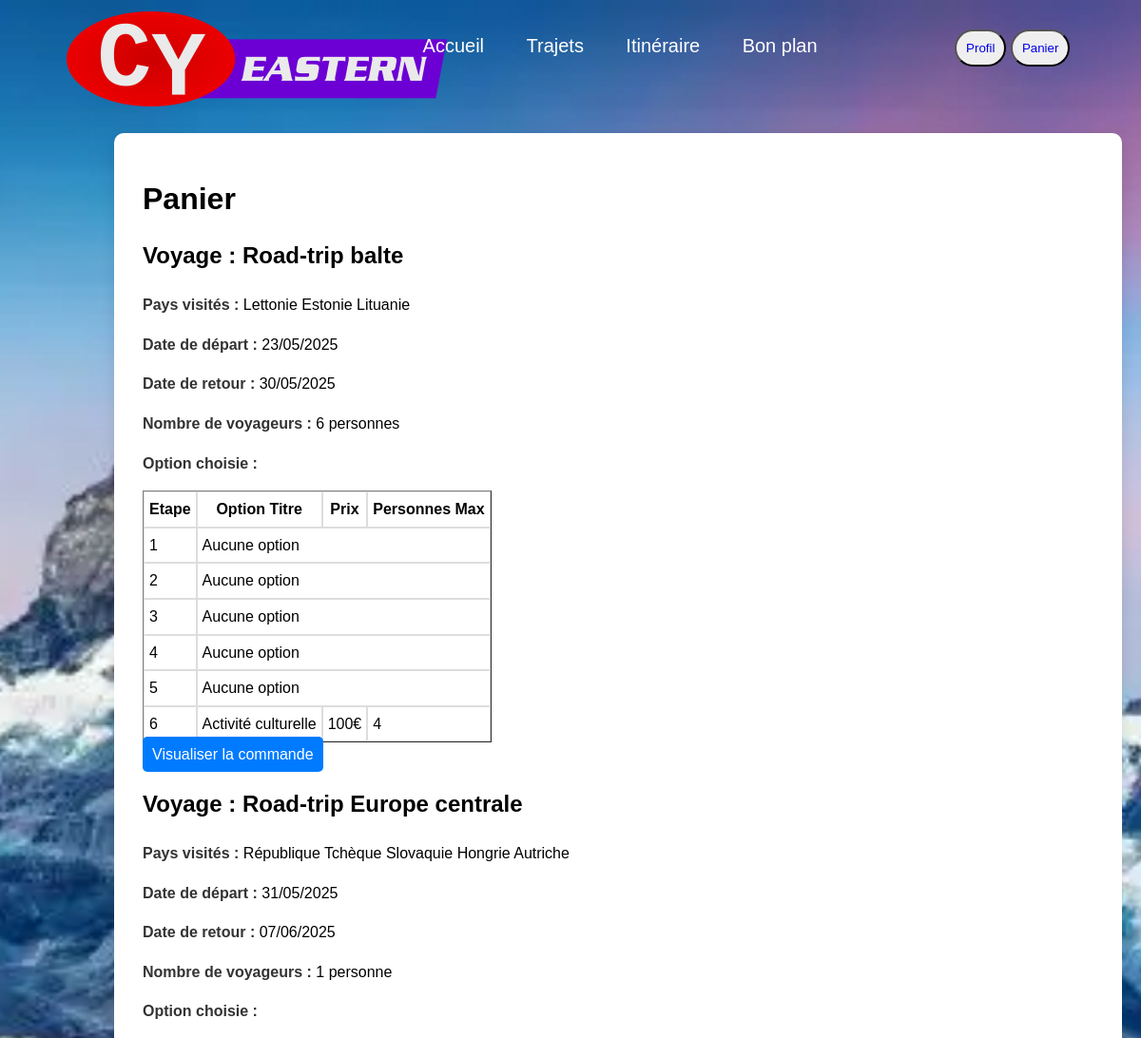
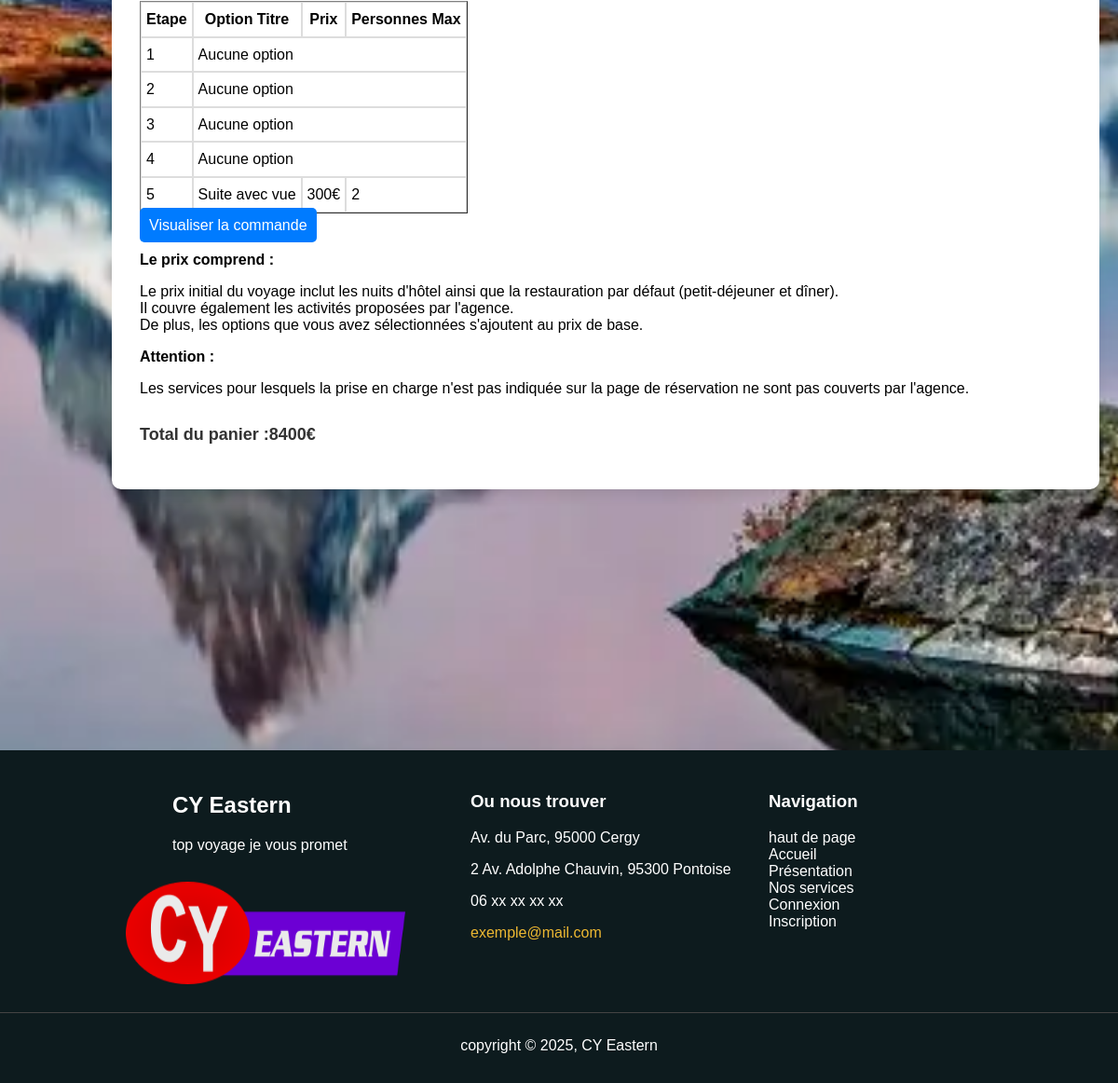
Screenshot of /panier.php (signed in) with the database file from the repository (2 pictures, top to bottom).
### tables this page shows
CREATE TABLE `panier` (
  `idCompte` int(11) NOT NULL,
  `idCommande` int(11) NOT NULL
);

CREATE TABLE `commandes` (
  `id` int(11) NOT NULL,
  `idCompte` int(11) NOT NULL,
  `idVoyage` int(11) NOT NULL,
  `nVoyageurs` int(11) NOT NULL,
  `debut` date NOT NULL,
  `total` int(11) NOT NULL,
  `paye` tinyint(1) NOT NULL,
  `creation` timestamp NOT NULL DEFAULT current_timestamp()
);

CREATE TABLE `voyage` (
  `id` int(11) NOT NULL,
  `titre` varchar(39) NOT NULL,
  `duree` tinyint(4) NOT NULL,
  `etapes` tinyint(4) NOT NULL,
  `transport` varchar(24) NOT NULL,
  `maxi` tinyint(4) NOT NULL,
  `prix` smallint(6) NOT NULL,
  `statut` tinyint(1) NOT NULL,
  `description` text NOT NULL
);

CREATE TABLE `paysVoy` (
  `idVoyage` int(11) NOT NULL,
  `idPays` int(11) NOT NULL
);

CREATE TABLE `pays` (
  `id` int(11) NOT NULL,
  `nom` varchar(50) NOT NULL
);

CREATE TABLE `commandesOpt` (
  `idCommande` int(11) NOT NULL,
  `idEtape` int(11) NOT NULL,
  `idOption` int(11) NOT NULL
);

CREATE TABLE `options` (
  `id` int(11) NOT NULL,
  `titre` varchar(100) NOT NULL,
  `prix` int(11) NOT NULL,
  `personnesMax` int(11) NOT NULL
);

### api/linkDB.php (called while the page is built, shortened)
<?php
$linkDB = mysqli_connect("mariadb","valerie","meilleursite2025","clickjourney");
$voyageQuery = "SELECT * FROM voyage ORDER BY id";
$voyageResult = mysqli_query($linkDB, $voyageQuery);
$voyage = array();
while ($row = mysqli_fetch_assoc($voyageResult)) {
    $voyage[$row['id']] = $row;
}
$paysQuery = "SELECT p.*, pa.nom FROM paysVoy p, pays pa WHERE p.idPays = pa.id";
$paysResult = mysqli_query($linkDB, $paysQuery);
$pays = array();
while ($row = mysqli_fetch_assoc($paysResult)) {
    $pays[$row['idVoyage']][$row['idPays']] = $row;
}
$panierQuery = "SELECT idCommande FROM panier WHERE idCompte='{$_SESSION['id']}'";
$panierResult = mysqli_query($linkDB, $panierQuery);
$panier = mysqli_fetch_all($panierResult, MYSQLI_ASSOC);
$optionQuery = "SELECT * FROM options";
$optionResult = mysqli_query($linkDB, $optionQuery);
$option = array();
while ($row = mysqli_fetch_assoc($optionResult)) {
    $option[$row['id']] = $row;
}
$commandes = array();
$commandesOpt = array();
if(isset($_SESSION['id'])) {
    $commandesQuery = "SELECT * FROM commandes WHERE idCompte='{$_SESSION['id']}'";
    $commandesResult = mysqli_query($linkDB, $commandesQuery);
    while ($row = mysqli_fetch_assoc($commandesResult)) {
        $commandes[$row['id']] = $row;
    }
    $commandesOptQuery = "SELECT co.* FROM commandesOpt co JOIN commandes c ON co.idCommande = c.id WHERE c.idCompte='{$_SESSION['id']}'";
    $commandesOptResult = mysqli_query($linkDB, $commandesOptQuery);
    while ($row = mysqli_fetch_assoc($commandesOptResult)) {
        $commandesOpt[$row['idCommande']][$row['idEtape']] = $row;
    }
}

### panier.php (the view, shortened to what this page needs)
<?php include('api/linkDB.php'); ?>
<!DOCTYPE html>
<html lang="fr">
<head>
    <link rel="stylesheet" href="style.css">
</head>
<body>
<!DOCTYPE html>
<html lang="fr">
<head>
    <link rel="stylesheet" type="text/css" href="style.css">
</head>
<body>
<div>
    <nav>
        <div class="divmenu">
            <div class="logo1">
                <a href="index.html"><img src="media/logo.webp" width="400" height="100" alt="Logo"></a>
            </div>
            <ul>
                <li class="limenu"><a href="index.html">Accueil</a></li>
                <li class="limenu"><a href="presentation.php">Trajets</a></li>
                <li class="limenu"><a href="recherche.html">Itinéraire</a></li>
                <li class="limenu"><a href="">Bon plan</a></li>
                <button class="bouton_menu"><a href="profil.php">Profil</a></button>
                <button class="bouton_menu"><a href="panier.php">Panier</a></button>
            </ul>
        </div>
    </nav>
</div>
<div class="container">
    <h1>Panier</h1>
    <div class="details">
        <?php
        $total = 0;
        foreach ($panier as $commande){
            $total += $commandes[$commande["idCommande"]]['total'];
            $debut = new DateTime($commandes[$commande['idCommande']]['debut']);
            $fin = new DateTime($commandes[$commande['idCommande']]['debut']);
            $fin->add(new DateInterval('P' . $voyage[$commandes[$commande['idCommande']]['idVoyage']]['duree'] . 'D'));
            echo '<h2>Voyage : '.  $voyage[$commandes[$commande['idCommande']]['idVoyage']]['titre'] .'</h2><p>';
            if(count($pays[$commandes[$commande['idCommande']]['idVoyage']]) != 1) {
                echo '<strong>Pays visités :</strong>';
            } else {
                echo '<strong>Pays visité :</strong>';
            }
            foreach($pays[$commandes[$commande['idCommande']]['idVoyage']] as $row) {
                echo ' ' . $row['nom'] ;
            }
            echo '</p><p><strong>Date de départ : </strong>' . date('d/m/Y', $debut->getTimestamp()) . '</p><p><strong>Date de retour : </strong>' . date('d/m/Y', $fin->getTimestamp()) . '</p><p><strong>Nombre de voyageurs :</strong> ' . $commandes[$commande['idCommande']]['nVoyageurs'] . " personne" . ($commandes[$commande['idCommande']]['nVoyageurs'] > 1 ? "s" : "");
            echo '<p><strong>Option choisie :</strong>';
            echo '<table border="1" cellpadding="5" cellspacing="0">';
            echo '<thead><tr>';
            if (!empty($commandesOpt) && isset($commandesOpt[$commande['idCommande']])) {
                echo '<th>Etape</th>';
                echo '<th>Option Titre</th>';
                echo '<th>Prix</th>';
                echo '<th>Personnes Max</th>';
            }
            echo '</tr></thead><tbody>';
            if ($commande['idCommande'] && isset($commandesOpt[$commande['idCommande']])) {
                foreach ($commandesOpt[$commande['idCommande']] as $item) {
                    echo '<tr>';
                    echo '<td>' . htmlspecialchars($item['idEtape']) . '</td>';
                    $optionId = $item['idOption'];
                    if (isset($option[$optionId]) && $optionId != "0") {
                        echo '<td>' . htmlspecialchars($option[$optionId]['titre']) . '</td>';
                        echo '<td>' . htmlspecialchars($option[$optionId]['prix']) . '€</td>';
                        echo '<td>' . htmlspecialchars($option[$optionId]['personnesMax']) . '</td>';
                    } else {
                        echo '<td colspan="3">Aucune option</td>';
                    }
                    echo '</tr>';
                }
            } else {
                echo '<tr><td colspan="6">Aucune commande trouvée</td></tr>';
            }
            echo '</tbody></table>';
            echo '<a href="recapitulatif.php?commande='. $commande['idCommande'] . '" class="bouton1-res">Visualiser la commande</a>';
        }
        echo <<<'EOD'
        </p>
    </div>
    <p><strong>Le prix comprend : </strong></p>
    <p>Le prix initial du voyage inclut les nuits d'hôtel ainsi que la restauration par défaut (petit-déjeuner et
        dîner).</br>
        Il couvre également les activités proposées par l'agence.</br>
        De plus, les options que vous avez sélectionnées s'ajoutent au prix de base.</p>
    <p><strong>Attention : </strong></p>
    <p>Les services pour lesquels la prise en charge n'est pas indiquée sur la page de réservation ne sont pas
        couverts par l'agence.</p>
    <p class="total">Total du panier :
EOD;
        echo $total . "€</p>";
        ?>
</div>
<footer>
    <div class="contenu">
        <div class="logo">
            <h2>CY Eastern</h2>
            <p>top voyage je vous promet</p>
            <img src="media/logo.webp" alt="Logo" width="300" height="110" style="display: flex; margin-left: -50px;">
        </div>
        <div class="colonne">
            <h3>Ou nous trouver</h3>
            <p>Av. du Parc, 95000 Cergy</p>
            <p>2 Av. Adolphe Chauvin, 95300 Pontoise</p>
            <p>06 xx xx xx xx</p>
            <p><a href="mailto:exemple@mail.com" style="color: rgb(237, 184, 50);">exemple@mail.com</a></p>
        </div>
        <div class="colonne">
            <h3>Navigation</h3>
            <ul class="ul-footer">
                <li><a href="#haut">haut de page</a></li>
                <li><a href="index.html">Accueil</a></li>
                <li><a href="presentation.php">Présentation</a></li>
                <li><a href="#">Nos services</a></li>
                <li><a href="connexion.php">Connexion</a></li>
                <li><a href="inscription.php">Inscription</a></li>
            </ul>
        </div>
    </div>
    <div class="footer-bottom">
        <p>copyright © 2025, CY Eastern</p>
    </div>
</footer>
</body>
</html>

### style.css (style rules this page uses)
* { text-decoration: none; }
body { font-family: Arial, sans-serif; font-optical-sizing: auto; background-image: url(media/paysage.jpg); background-size: cover; background-repeat: no-repeat; background-position: center; height: 100vh; margin: 0; image-rendering: crisp-edges; background-attachment: fixed; }
img[alt="Logo"] { margin-left: 10px; margin-top: 30px; }
.divmenu { display: flex; align-items: center; justify-content: space-between; height: 100px; padding: 0 50px; }
li.limenu { display: inline-block; margin-left: -100px; }
.limenu a { color: white; font-size: 20px; margin-right: 140px; }
.bouton_menu { color: black; border-radius: 20px; padding: 10px; }
.logo1 { padding: 10px; font-weight: bold; font-size: 30px; justify-content: flex-end; }
footer { background-color: #0d1b1e; color: white; padding: 15px 0; margin-top: 280px; }
.contenu { display: flex; max-width: 850px; margin: auto; }
.colonne, .logo { min-width: 300px; margin: 10px; }
ul.ul-footer { list-style: none; padding: 0; }
ul.ul-footer li a { color: white; text-decoration: none; transition: color 0.4s; }
.footer-bottom { text-align: center; margin-top: 20px; border-top: 1px solid #444; padding-top: 10px; }
.tableau-commandes table,th,td { border: 1px solid #ddd; }
.container { margin-top: 40px; max-width: 1000px; margin-left: 10%; background: white; padding: 30px; border-radius: 10px; box-shadow: 0 5px 15px rgba(0, 0, 0, 0.1); }
.details { margin-top: 20px; line-height: 1.6; }
.details strong { color: #333; }
.total { margin-top: 30px; font-size: 18px; font-weight: bold; color: #333; }
.bouton1-res { padding: 10px; color: white; background-color: #007bff; text-decoration: none; border-radius: 5px; margin-top: 10px; margin-bottom: 10px; }

### rows the page displays
panier: idCommande.titre "Road-trip balte", shows "Pays visités :", idCommande.debut "23/05/2025", idCommande.debut "30/05/2025", idCommande.nVoyageurs "6", shows "Etape"
paysvoy: idPays.nom "Lettonie"
paysvoy: idPays.nom "Estonie"
paysvoy: idPays.nom "Lituanie"
commandesopt: idEtape "1", shows "Aucune option"
commandesopt: idEtape "2", shows "Aucune option"
commandesopt: idEtape "3", shows "Aucune option"
commandesopt: idEtape "4", shows "Aucune option"
commandesopt: idEtape "5", shows "Aucune option"
commandesopt: idEtape "6", idOption.titre "Activité culturelle", idOption.prix "100", idOption.personnesMax "4"
panier: idCommande.titre "Road-trip Europe centrale", shows "Pays visités :", idCommande.debut "31/05/2025", idCommande.debut "07/06/2025", idCommande.nVoyageurs "1", shows "Etape"
paysvoy: idPays.nom "République Tchèque"
paysvoy: idPays.nom "Slovaquie"
paysvoy: idPays.nom "Hongrie"
paysvoy: idPays.nom "Autriche"
commandesopt: idEtape "1", shows "Aucune option"
commandesopt: idEtape "2", shows "Aucune option"
commandesopt: idEtape "3", shows "Aucune option"
commandesopt: idEtape "4", shows "Aucune option"
commandesopt: idEtape "5", idOption.titre "Suite avec vue", idOption.prix "300", idOption.personnesMax "2"

### other values shown
$total "8400"
